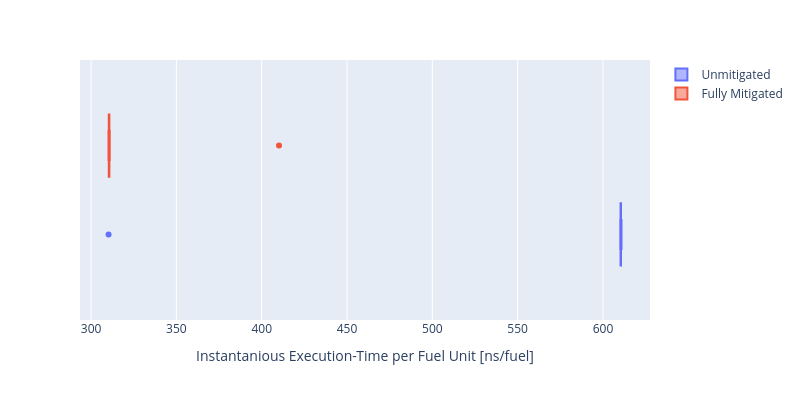

The cell this chart's notebook holds for it:
### Code cell
tpf=data.reset_index()
tpf[["wctpf", "tpf"]].groupby("wctpf").mean()


# plt.box(tpf[tpf["k"] == 40][tpf["tpf"] < 11], x="tpf", color="wctpf", log_x=True)


plt.box(tpf[tpf["k"] == 40][tpf["tpf"] > 100][tpf["wctpf"] != 25], x="tpf", color="wctpf_label", labels={
    "tpf": "Instantanious Execution-Time per Fuel Unit [ns/fuel]",
    "wctpf_label": ""
}, width=800, height=400)

### Figure 1 — Plotly figure (JSON) as saved in the notebook; plotly's stock layout.template omitted (floating-point values rounded to 4 significant figures)
{"data": [{"alignmentgroup": "True", "hovertemplate": "=Unmitigated<br>Instantanious Execution-Time per Fuel Unit [ns/fuel]=%{x}<extra></extra>", "legendgroup": "Unmitigated", "marker": {"color": "#636efa"}, "name": "Unmitigated", "notched": false, "offsetgroup": "Unmitigated", "orientation": "h", "showlegend": true, "type": "box", "x": [310.3, 610.4, 610.2, 610.4, 610.4, 610.2, 610.4, 610.3, 610.3, 610.4, 610.2, 610.3, 610.4, 610.4, 610.2, 610.3, 610.3, 610.9, 610.6, 610.6, 610.5, 610.5, 610.5, 610.6, 610.7, 610.7, 610.6, 610.5, 610.5, 610.6], "x0": " ", "xaxis": "x", "y0": " ", "yaxis": "y"}, {"alignmentgroup": "True", "hovertemplate": "=Fully Mitigated<br>Instantanious Execution-Time per Fuel Unit [ns/fuel]=%{x}<extra></extra>", "legendgroup": "Fully Mitigated", "marker": {"color": "#EF553B"}, "name": "Fully Mitigated", "notched": false, "offsetgroup": "Fully Mitigated", "orientation": "h", "showlegend": true, "type": "box", "x": [410.1, 310.3, 310.5, 310.3, 310.3, 310.5, 310.6, 310.2, 310.5, 310.4, 310.4, 310.4, 310.4, 310.4, 310.3, 310.5, 310.7, 310.3, 310.7, 310.7, 310.6, 310.7, 310.9, 310.5, 310.8, 310.6, 310.8, 310.7, 310.7, 310.8, 310.7], "x0": " ", "xaxis": "x", "y0": " ", "yaxis": "y"}], "layout": {"boxmode": "group", "height": 400, "legend": {"title": {"text": ""}, "tracegroupgap": 0}, "margin": {"t": 60}, "width": 800, "xaxis": {"anchor": "y", "domain": [0, 1], "title": {"text": "Instantanious Execution-Time per Fuel Unit [ns/fuel]"}}, "yaxis": {"anchor": "x", "domain": [0, 1]}}}
